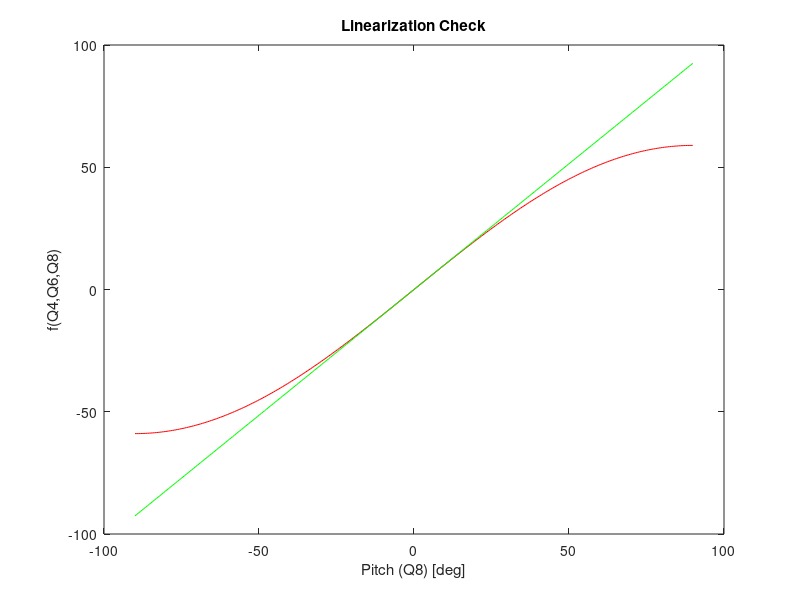

Recreate this plot in MATLAB. (Note: this script raises an error after producing the figure.)
% File: pitch.m
% Date: June 11, 2006
% Author: Jason Moore
% Description: Runs various checks to verify the equations derived in
% Autolev for pitch of the frame/rider.
clear
close all
dr     = 0.6985;                          %rear wheel diameter [m]
df     = 0.6985;                          %front wheel diameter [m]
wb     = 1.0287;                          %wheelbase [m]
tr     = 0.0602;                          %trail [m]
lambda = 73*pi/180;                       %head tube angle [rad]
fo     = df/2*cos(lambda)-tr*sin(lambda); %fork offset [m]
RR     = dr/2;                            %rear wheel radius [m]
RF     = df/2;                            %front wheel radius [m]
L1     = wb-fo*sin(lambda)-((dr-df)/2+fo*cos(lambda))/tan(lambda);
L2     = ((dr-df)/2+fo*cos(lambda))/sin(lambda);
L3     = fo;
THETA  = pi/2-lambda;
%---------Check whether linearization works
Q4     = 0/180*pi; %hold roll constant
Q6     = 0/180*pi; %hold steering constant
Q8     = -90/180*pi:0.01:90/180*pi; %vary pitch
nonlinear = RR.*cos(Q4) + L1.*sin(Q8).*cos(Q4) + RF.*(-1+(sin(Q4).*cos...
            (Q6)+sin(Q6).*cos(Q4).*sin(THETA+Q8)).^2)./(1-(sin(Q4).*cos...
            (Q6)+sin(Q6).*cos(Q4).*sin(THETA+Q8)).^2).^0.5 - L2.*cos(Q4)...
            .*cos(THETA+Q8) - L3.*(sin(Q4).*sin(Q6)-cos(Q4).*cos(Q6).*...
            sin(THETA+Q8));
linear = RR.*cos(Q4) + RF.*(-1+(sin(Q4).*cos(Q6)+sin(THETA).*sin(Q6).*...
         cos(Q4)).^2)./(1-(sin(Q4).*cos(Q6)+sin(THETA).*sin(Q6).*cos...
         (Q4)).^2).^0.5 + Q8.*cos(Q4).*(L1+L2.*sin(THETA)+L3.*cos(THETA)...
         .*cos(Q6)+2.*RF.*cos(THETA).*sin(Q6).*(sin(Q4).*cos(Q6)+sin...
         (THETA).*sin(Q6).*cos(Q4))./(1-(sin(Q4).*cos(Q6)+sin(THETA).*...
         sin(Q6).*cos(Q4)).^2).^0.5+RF.*cos(THETA).*sin(Q6).*(sin(Q4).*...
         cos(Q6)+sin(THETA).*sin(Q6).*cos(Q4)).*(-1+(sin(Q4).*cos(Q6)+...
         sin(THETA).*sin(Q6).*cos(Q4)).^2)./(1-(sin(Q4).*cos(Q6)+sin...
         (THETA).*sin(Q6).*cos(Q4)).^2).^1.5) - L2.*cos(THETA).*cos(Q4)...
         - L3.*(sin(Q4).*sin(Q6)-sin(THETA).*cos(Q4).*cos(Q6));
figure(1)
plot(Q8.*180./pi,nonlinear.*180./pi,'r',Q8.*180./pi,linear.*180./pi,'g')
title('Linearization Check')
xlabel('Pitch (Q8) [deg]')
ylabel('f(Q4,Q6,Q8)')
legend('nonlinear','linear',2);
%---------Check Q8 with Q6=0
Q4     = -89/180*pi:0.01:89/180*pi;
Q6     = 0/180*pi; 
autolevq8 = (L2.*cos(THETA).*cos(Q4)+L3.*(sin(Q4).*sin(Q6)-sin(THETA).*...
            cos(Q4).*cos(Q6))-RR.*cos(Q4)-RF.*(-1+(sin(Q4).*cos(Q6)+sin...
            (THETA).*sin(Q6).*cos(Q4)).^2)./(1-(sin(Q4).*cos(Q6)+sin...
            (THETA).*sin(Q6).*cos(Q4)).^2).^0.5)./(cos(Q4).*(L1+L2.*sin...
            (THETA)+L3.*cos(THETA).*cos(Q6)+2.*RF.*cos(THETA).*sin(Q6).*...
            (sin(Q4).*cos(Q6)+sin(THETA).*sin(Q6).*cos(Q4))./(1-(sin(Q4)...
            .*cos(Q6)+sin(THETA).*sin(Q6).*cos(Q4)).^2).^0.5+RF.*cos...
            (THETA).*sin(Q6).*(sin(Q4).*cos(Q6)+sin(THETA).*sin(Q6).*...
            cos(Q4)).*(-1+(sin(Q4).*cos(Q6)+sin(THETA).*sin(Q6).*cos...
            (Q4)).^2)./(1-(sin(Q4).*cos(Q6)+sin(THETA).*sin(Q6).*cos...
            (Q4)).^2).^1.5));
figure(2)
subplot(221);plot(Q4.*180./pi,autolevq8.*180./pi)
axis([Q4(1).*180./pi Q4(length(Q4)).*180./pi -90 90])
title('Steering (Q6) = 0')
xlabel('Roll (Q4) [deg]')
ylabel('Pitch (Q8) [deg]')
%---------Check DOT(D1>,N3>)
Q4     = -89/180*pi:0.01:89/180*pi;
Q6     = 0/180*pi;
d1dotn3 = cos(Q4).*sin((L2.*cos(THETA).*cos(Q4)+L3.*(sin(Q4).*sin(Q6)-...
          sin(THETA).*cos(Q4).*cos(Q6))-RR.*cos(Q4)-RF.*(-1+(sin(Q4).*...
          cos(Q6)+sin(THETA).*sin(Q6).*cos(Q4)).^2)./(1-(sin(Q4).*cos...
          (Q6)+sin(THETA).*sin(Q6).*cos(Q4)).^2).^0.5)./(cos(Q4).*(L1+...
          L2.*sin(THETA)+L3.*cos(THETA).*cos(Q6)+2.*RF.*cos(THETA).*sin...
          (Q6).*(sin(Q4).*cos(Q6)+sin(THETA).*sin(Q6).*cos(Q4))./(1-...
          (sin(Q4).*cos(Q6)+sin(THETA).*sin(Q6).*cos(Q4)).^2).^0.5+RF.*...
          cos(THETA).*sin(Q6).*(sin(Q4).*cos(Q6)+sin(THETA).*sin(Q6).*...
          cos(Q4)).*(-1+(sin(Q4).*cos(Q6)+sin(THETA).*sin(Q6).*cos(Q4))...
          .^2)./(1-(sin(Q4).*cos(Q6)+sin(THETA).*sin(Q6).*cos(Q4)).^2)...
          .^1.5)));
subplot(222);plot(Q4.*180./pi,d1dotn3.*180./pi)
axis([Q4(1).*180./pi Q4(length(Q4)).*180./pi -1 1])
title('DOT(D1>,N3>) with Steering (Q6) = 0')
xlabel('Roll (Q4) [deg]')
ylabel('DOT(D1>,N3>)')
%---------Check Q8 when Q4 = 0
Q4     = 0/180*pi;
Q6     = -89/180*pi:0.01:89/180*pi; 
autolevq8 = (L2.*cos(THETA).*cos(Q4)+L3.*(sin(Q4).*sin(Q6)-sin(THETA).*...
            cos(Q4).*cos(Q6))-RR.*cos(Q4)-RF.*(-1+(sin(Q4).*cos(Q6)+sin...
            (THETA).*sin(Q6).*cos(Q4)).^2)./(1-(sin(Q4).*cos(Q6)+sin...
            (THETA).*sin(Q6).*cos(Q4)).^2).^0.5)./(cos(Q4).*(L1+L2.*sin...
            (THETA)+L3.*cos(THETA).*cos(Q6)+2.*RF.*cos(THETA).*sin(Q6).*...
            (sin(Q4).*cos(Q6)+sin(THETA).*sin(Q6).*cos(Q4))./(1-(sin(Q4)...
            .*cos(Q6)+sin(THETA).*sin(Q6).*cos(Q4)).^2).^0.5+RF.*cos...
            (THETA).*sin(Q6).*(sin(Q4).*cos(Q6)+sin(THETA).*sin(Q6).*...
            cos(Q4)).*(-1+(sin(Q4).*cos(Q6)+sin(THETA).*sin(Q6).*cos...
            (Q4)).^2)./(1-(sin(Q4).*cos(Q6)+sin(THETA).*sin(Q6).*cos...
            (Q4)).^2).^1.5));
subplot(223);plot(Q6.*180./pi,autolevq8.*180./pi)
title('Roll (Q4) = 0')
xlabel('Steering (Q6) [deg]')
ylabel('Pitch (Q8) [deg]')
%---------Set lambda = 90 deg and check Q8
lambda = 90/180*pi;
fo     = df/2*cos(lambda)-tr*sin(lambda);
RR     = dr/2;
RF     = df/2;
L1     = wb-fo*sin(lambda)-((dr-df)/2+fo*cos(lambda))/tan(lambda);
L2     = ((dr-df)/2+fo*cos(lambda))/sin(lambda);
L3     = fo;
THETA  = pi/2-lambda;
Q4     = 0/180*pi;
Q6     = -89/180*pi:0.01:89/180*pi; 
autolevq8 = (L2.*cos(THETA).*cos(Q4)+L3.*(sin(Q4).*sin(Q6)-sin(THETA).*...
            cos(Q4).*cos(Q6))-RR.*cos(Q4)-RF.*(-1+(sin(Q4).*cos(Q6)+sin...
            (THETA).*sin(Q6).*cos(Q4)).^2)./(1-(sin(Q4).*cos(Q6)+sin...
            (THETA).*sin(Q6).*cos(Q4)).^2).^0.5)./(cos(Q4).*(L1+L2.*sin...
            (THETA)+L3.*cos(THETA).*cos(Q6)+2.*RF.*cos(THETA).*sin(Q6).*...
            (sin(Q4).*cos(Q6)+sin(THETA).*sin(Q6).*cos(Q4))./(1-(sin(Q4)...
            .*cos(Q6)+sin(THETA).*sin(Q6).*cos(Q4)).^2).^0.5+RF.*cos...
            (THETA).*sin(Q6).*(sin(Q4).*cos(Q6)+sin(THETA).*sin(Q6).*...
            cos(Q4)).*(-1+(sin(Q4).*cos(Q6)+sin(THETA).*sin(Q6).*cos...
            (Q4)).^2)./(1-(sin(Q4).*cos(Q6)+sin(THETA).*sin(Q6).*cos...
            (Q4)).^2).^1.5));
subplot(224);plot(Q6.*180./pi,autolevq8.*180./pi)
title('Roll (Q4) = 0 with THETA = 0')
xlabel('Steering (Q6) [deg]')
ylabel('Pitch (Q8) [deg]')